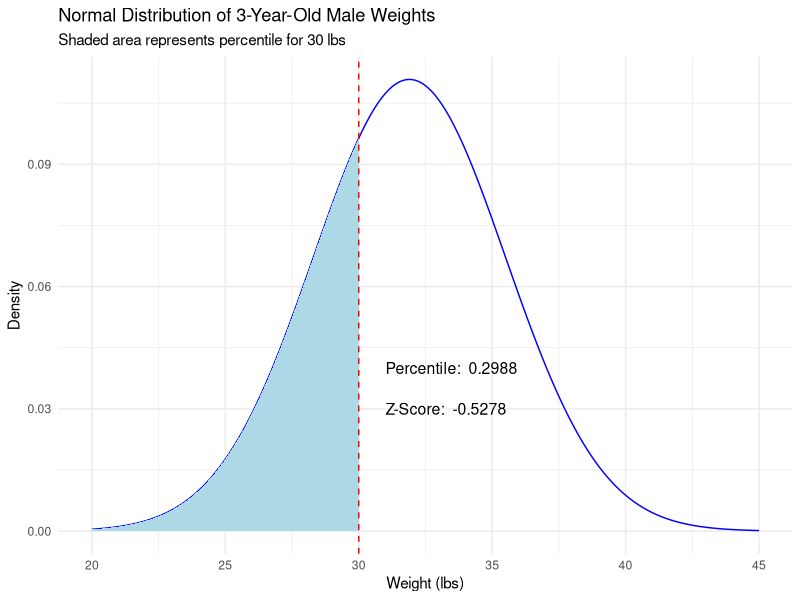

This chart was generated by the following R code:
# Stephanie LaBruna
# STAT200
# 
#

# Load package
library(ggplot2)

# Parameters for the normal distribution
mean_weight <- 31.9 # Mean weight
sd_weight <- 3.6    # Standard deviation
weight <- 30.       # Selected weight

# Calcuate z score
z_score <- (weight - mean_weight) / sd_weight
print(paste("The Z-score for", weight, "pounds is:", round(z_score, 4)))

#Calculate the percentile for selected weight
percentile <- pnorm(weight, mean = mean_weight, sd = sd_weight)
print(paste("The percentile for", weight, "pounds is:", round(percentile, 4))) # check value

# Create values for the x-axis
x_values <- seq(20, 45, by = 0.1)

# Calculate the corresponding density values for the normal distribution
y_values <- dnorm(x_values, mean = mean_weight, sd = sd_weight)

# Create a data frame for ggplot
plot_data <- data.frame(x = x_values, y = y_values)

# Create the plot
ggplot(plot_data, aes(x, y)) + 
  geom_line(color = "blue") + # Plot the normal distribution curve
  geom_area(data = subset(plot_data, x <= weight), aes(x = x, y = y), fill = "lightblue") +    #shade the area to the left
  geom_vline(xintercept = weight, color = "red", linetype = "dashed") +    # add a vertical line at 30lbs
  labs(title = "Normal Distribution of 3-Year-Old Male Weights",
       x = "Weight (lbs)",
       y = "Density",
       subtitle = paste("Shaded area represents percentile for", weight, "lbs")) +
  annotate("text", x = weight + 1, y = 0.04, 
           label = paste("Percentile: ", round(percentile, 4)), 
           color = "black", 
           size = 4, 
           hjust = 0) + # Displays percentile
  annotate("text", x = weight + 1, y = 0.03, 
           label = paste("Z-Score: ", round(z_score, 4)), 
           color = "black", 
           size = 4, 
           hjust = 0) + # Display z-score  
  theme_minimal()

